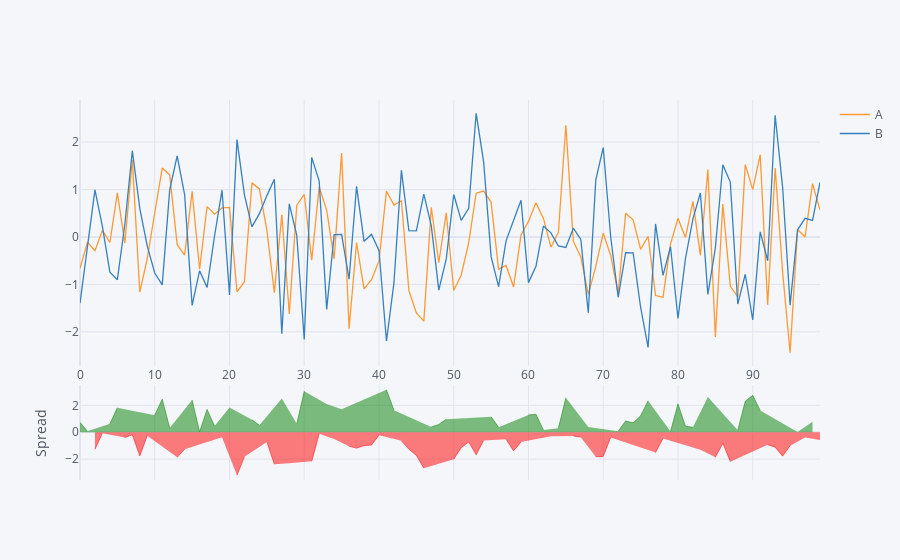

This figure's notebook cell:
### Code cell
df1[['A', 'B']].iplot(kind='spread')
